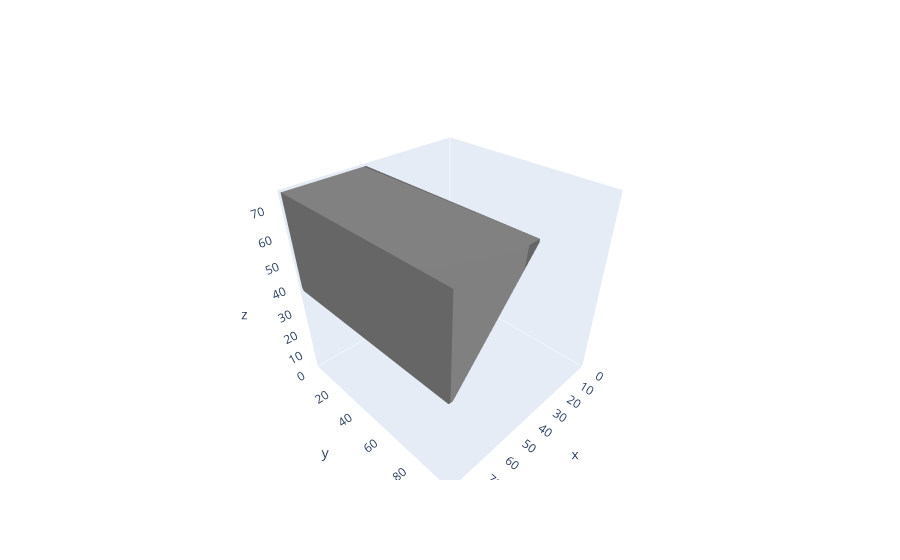

Notebook source saved alongside this figure:
### Code cell
test_unavailable_space(car_model, data, 0.5, 1)

### Figure 1 — Plotly figure (JSON) as saved in the notebook; plotly's stock layout.template omitted (floating-point values rounded to 4 significant figures; data arrays with more than 128 entries replaced by an {"elided": "..."} marker saying what was removed)
{"data": [{"alphahull": 0, "flatshading": true, "hoverinfo": "name", "name": "article1", "opacity": 0.5, "type": "mesh3d", "x": [0, 0, 10, 10, 0, 0, 10, 10], "y": [0, 15, 15, 0, 0, 15, 15, 0], "z": [0, 0, 0, 0, 10, 10, 10, 10]}, {"alphahull": 0, "flatshading": true, "hoverinfo": "name", "name": "article2", "opacity": 0.5, "type": "mesh3d", "x": [10, 10, 15, 15, 10, 10, 15, 15], "y": [0, 10, 10, 0, 0, 10, 10, 0], "z": [0, 0, 0, 0, 5, 5, 5, 5]}, {"alphahull": 0, "color": "grey", "flatshading": true, "type": "mesh3d", "x": {"elided": "4040 int values"}, "y": {"elided": "4040 int values"}, "z": {"elided": "4040 int values"}}], "layout": {"autosize": true, "scene": {"aspectmode": "cube", "aspectratio": {"x": 1, "y": 1, "z": 1}, "xaxis": {"range": [0, 83], "showgrid": false, "showspikes": false, "type": "linear"}, "yaxis": {"range": [0, 100], "showgrid": false, "showspikes": false, "type": "linear"}, "zaxis": {"range": [0, 75], "showgrid": false, "showspikes": false, "type": "linear"}}}}
